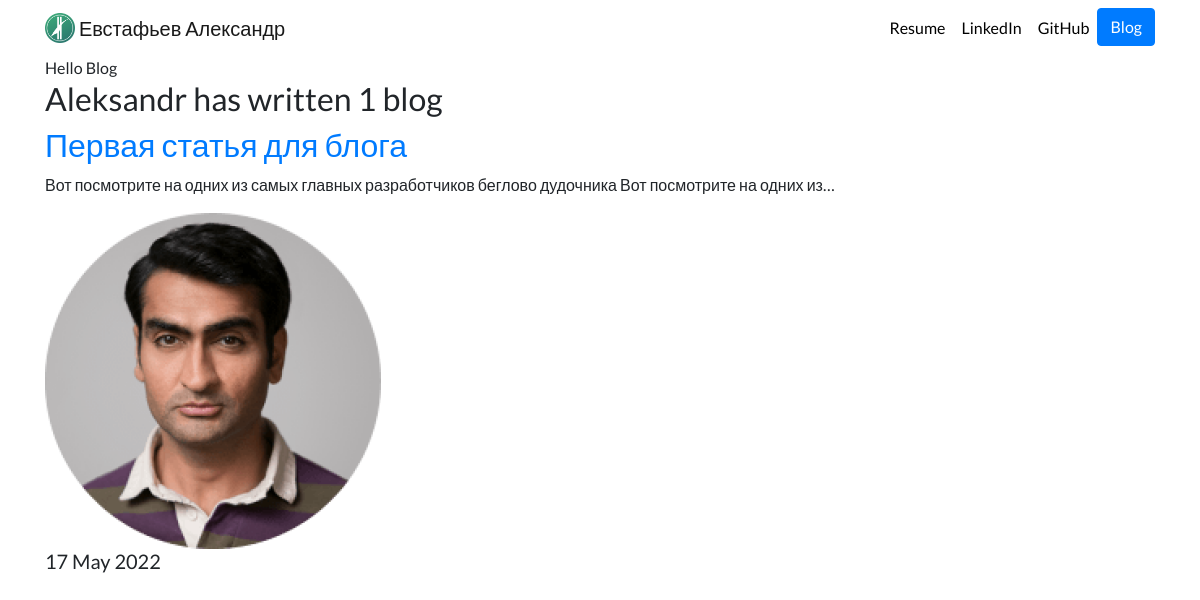
Screenshot of /blog/ with the database file from the repository.
### blog/models.py (models this page shows, shortened)
class Blog(models.Model):
    title = models.CharField(max_length=200)  # в заголовках небольше 200символов
    description = models.TextField()
    image = models.ImageField(upload_to="blog/images/")
    url = models.URLField(blank=True)  # открываем страницу (сылку) на новой вкладке браузера
    date = models.DateField()

### blog/views.py (the view)
# urls.py: path('', views.all_blogs, name="all_blogs"),
def all_blogs(request):
    projects = Blog.objects.order_by('-date')
    return render(request, 'blog/all_blogs.html', {"projects":projects})

### blog/templates/blog/all_blogs.html (shortened to what this page needs)
{% extends 'portfolio/base.html' %}
{% block content %}
Hello Blog
<h2>Aleksandr has written {{ projects.count }} blog{{ projects.count|pluralize }}</h2>
 {% for project in projects %}
<a href="{% url 'blog:detail' project.id %}"><h2>{{ project.title }}</h2></a>
 <p>{{ project.description|striptags|truncatechars:100 }}</p>
 <img src="{{ project.image.url }}">
 <h5>{{ project.date|date:'d M Y' }}</h5>
 {% endfor %}
{% endblock %}

### portfolio/static/portfolio/custom.css (style rules this page uses)
body { font-family: 'Lato', sans-serif; }

### rows the page displays
Blog: title "Первая статья для блога", description "Вот посмотрите на одних из самых главных разработчиков беглово дудочника Вот посмотрите на одних из…", image (picture), date "17 May 2022"

### other values shown
{{ projects.count }} "1"
